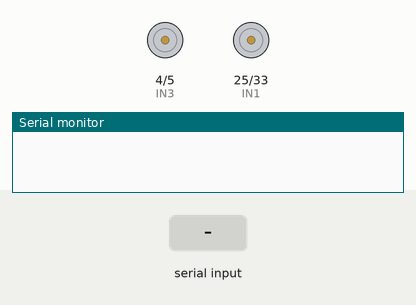
Recording of a sketch running on a simulated ESP32. On the bench: motor-driver pin pairs drawn as motors (green arrow = first pin HIGH = forward, orange = second pin HIGH = backward, longer = more drive), the last lines printed to the serial monitor. The test bench sets the inputs (shaded band).

Above: at 1.2 s.
1.3 s: "front" received over Serial
At 3.3 s:
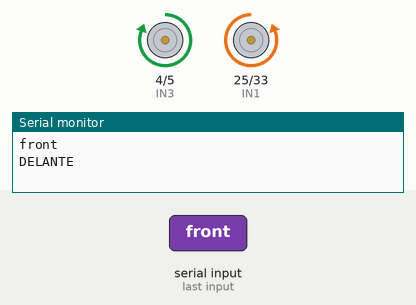
3.8 s: "back" received over Serial
At 5.2 s:
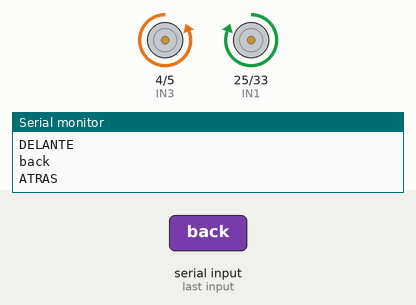
6.3 s: "left" received over Serial
At 8.3 s:
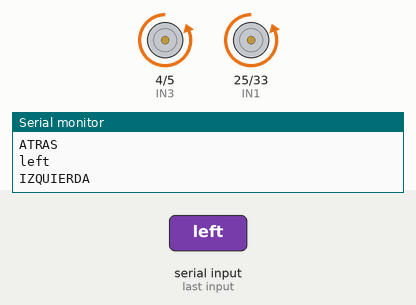
8.8 s: "right" received over Serial
At 10.2 s:
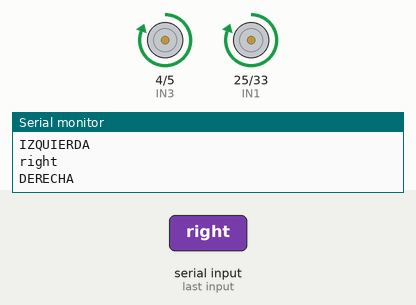
Timing chart, 0 to 11.8 s (numbered marks = the images above; inputs shaded):
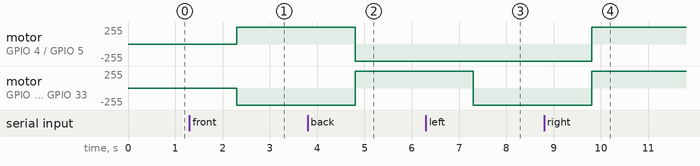

Measured:
- after the input at 1.3 s, motor on GPIO 4 (IN3) / GPIO 5 (IN4): stopped → forward 255/255 after 1.0 s; motor on GPIO 25 (IN1) / GPIO 33 (IN2): stopped → backward 255/255 after 1.0 s
- after the input at 3.8 s, motor on GPIO 4 (IN3) / GPIO 5 (IN4): forward 255/255 → backward 255/255 after 1.0 s; motor on GPIO 25 (IN1) / GPIO 33 (IN2): backward 255/255 → forward 255/255 after 1.0 s
- after the input at 6.3 s, motor on GPIO 25 (IN1) / GPIO 33 (IN2): forward 255/255 → backward 255/255 after 1.0 s
- after the input at 8.8 s, motor on GPIO 4 (IN3) / GPIO 5 (IN4), motor on GPIO 25 (IN1) / GPIO 33 (IN2): backward 255/255 → forward 255/255 after 1.0 s

The sketch:

RS232_Motor_Control.ino
```cpp
int VRX = 14;
int VRY = 12;
int posX = 0;
int posY = 0;
String instruccion;


//YA ESTA EN CODIGO
int IN1 = 25;  //ccw m1
int IN2 = 33;  //cw m1
int IN3 = 4;   //ccw m2
int IN4 = 5;   //cw m2
bool CW1 = 0;
bool CCW1 = 0;


void setup() {
  // put your setup code here, to run once:
  pinMode(VRX, INPUT);
  pinMode(VRY, INPUT);
  pinMode(IN1, OUTPUT);
  pinMode(IN2, OUTPUT);
  pinMode(IN3, OUTPUT);
  pinMode(IN4, OUTPUT);
  Serial.begin(9600);
}

void loop() {
  // put your main code here, to run repeatedly:
  while (Serial.available() == 0) {}
  instruccion = Serial.readString();
  instruccion.trim();
  Serial.println(instruccion);
  if (instruccion.equalsIgnoreCase("front")) {
    Serial.println("DELANTE");
    digitalWrite(IN1, 0);
    digitalWrite(IN2, 1);
    digitalWrite(IN3, 1);
    digitalWrite(IN4, 0);
  } else if (instruccion.equalsIgnoreCase("back")) {
    Serial.println("ATRAS");
    digitalWrite(IN1, 1);
    digitalWrite(IN2, 0);
    digitalWrite(IN3, 0);
    digitalWrite(IN4, 1);
  } else if (instruccion.equalsIgnoreCase("left")) {
    Serial.println("IZQUIERDA");
    digitalWrite(IN1, 0);
    digitalWrite(IN2, 1);
    digitalWrite(IN3, 0);
    digitalWrite(IN4, 1);
  } else if (instruccion.equalsIgnoreCase("right")) {
    Serial.println("DERECHA");
    digitalWrite(IN1, 1);
    digitalWrite(IN2, 0);
    digitalWrite(IN3, 1);
    digitalWrite(IN4, 0);
  } else if (instruccion.equalsIgnoreCase("stop")) {
    Serial.println("STOP");
    digitalWrite(IN1, 0);
    digitalWrite(IN2, 0);
    digitalWrite(IN3, 0);
    digitalWrite(IN4, 0);
  } else {
    Serial.println('I DONT UNDERSTAND PUTO');
  }
}
```
